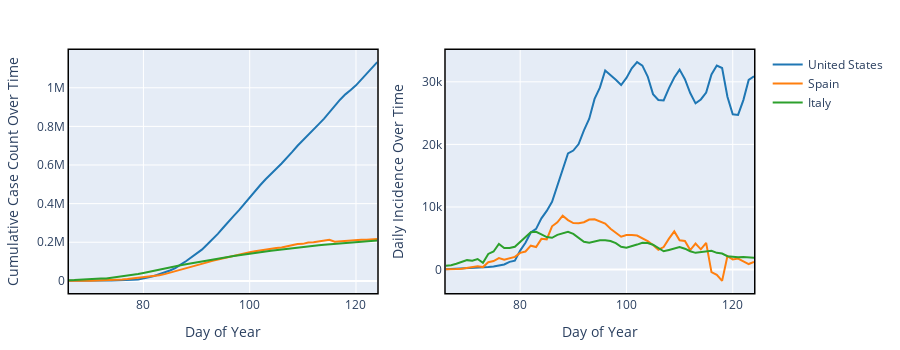

The code cell stored with this chart in its notebook:
### Markdown cell above
And we can do the same for countries:

### Code cell
subset = global_cumulative.columns[:3]

fig = make_subplots(rows=1, cols=2)
for i,s in enumerate(subset):
    fig.add_trace(go.Scatter(name=s,x=x_data,y=global_cumulative[s],mode='lines',line_color=colors[i],showlegend=True),row=1,col=1)
    fig.add_trace(go.Scatter(name=s,x=x_data,y=global_inc_rolling3[s],mode='lines',line_color=colors[i],showlegend=False),row=1,col=2)

fig.update_layout(height=350,margin=dict(l=20, r=20, t=50, b=20))
fig.update_xaxes(title='Day of Year',showline=True, linewidth=1.5, linecolor='black', mirror=True)
fig.update_yaxes(showline=True, linewidth=1.5, linecolor='black', mirror=True)
fig.update_yaxes(title='Cumulative Case Count Over Time',row=1,col=1)
fig.update_yaxes(title='Daily Incidence Over Time',row=1,col=2)
fig.show()
